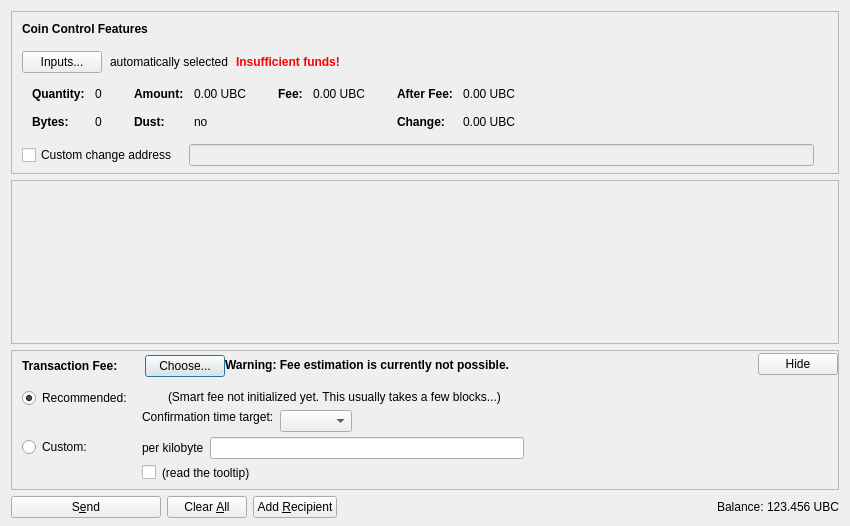
<?xml version="1.0" encoding="UTF-8"?>
<ui version="4.0">
 <class>SendCoinsDialog</class>
 <widget class="QDialog" name="SendCoinsDialog">
  <property name="geometry">
   <rect>
    <x>0</x>
    <y>0</y>
    <width>850</width>
    <height>526</height>
   </rect>
  </property>
  <property name="windowTitle">
   <string>Send Coins</string>
  </property>
  <layout class="QVBoxLayout" name="verticalLayout" stretch="0,1,0,0">
   <property name="bottomMargin">
    <number>8</number>
   </property>
   <item>
    <widget class="QFrame" name="frameCoinControl">
     <property name="sizePolicy">
      <sizepolicy hsizetype="Expanding" vsizetype="Expanding">
       <horstretch>0</horstretch>
       <verstretch>0</verstretch>
      </sizepolicy>
     </property>
     <property name="maximumSize">
      <size>
       <width>16777215</width>
       <height>16777215</height>
      </size>
     </property>
     <property name="frameShape">
      <enum>QFrame::StyledPanel</enum>
     </property>
     <property name="frameShadow">
      <enum>QFrame::Sunken</enum>
     </property>
     <layout class="QVBoxLayout" name="verticalLayoutCoinControl2">
      <property name="spacing">
       <number>0</number>
      </property>
      <property name="leftMargin">
       <number>0</number>
      </property>
      <property name="topMargin">
       <number>0</number>
      </property>
      <property name="rightMargin">
       <number>0</number>
      </property>
      <property name="bottomMargin">
       <number>6</number>
      </property>
      <item>
       <layout class="QVBoxLayout" name="verticalLayoutCoinControl" stretch="0,0,0,0,1">
        <property name="spacing">
         <number>0</number>
        </property>
        <property name="leftMargin">
         <number>10</number>
        </property>
        <property name="topMargin">
         <number>10</number>
        </property>
        <item>
         <layout class="QHBoxLayout" name="horizontalLayoutCoinControl1">
          <property name="bottomMargin">
           <number>15</number>
          </property>
          <item>
           <widget class="QLabel" name="labelCoinControlFeatures">
            <property name="sizePolicy">
             <sizepolicy hsizetype="Preferred" vsizetype="Maximum">
              <horstretch>0</horstretch>
              <verstretch>0</verstretch>
             </sizepolicy>
            </property>
            <property name="font">
             <font>
              <weight>75</weight>
              <bold>true</bold>
             </font>
            </property>
            <property name="styleSheet">
             <string notr="true">font-weight:bold;</string>
            </property>
            <property name="text">
             <string>Coin Control Features</string>
            </property>
           </widget>
          </item>
         </layout>
        </item>
        <item>
         <layout class="QHBoxLayout" name="horizontalLayoutCoinControl2" stretch="0,0,0,0">
          <property name="spacing">
           <number>8</number>
          </property>
          <property name="bottomMargin">
           <number>10</number>
          </property>
          <item>
           <widget class="QPushButton" name="pushButtonCoinControl">
            <property name="styleSheet">
             <string notr="true"/>
            </property>
            <property name="text">
             <string>Inputs...</string>
            </property>
            <property name="autoDefault">
             <bool>false</bool>
            </property>
           </widget>
          </item>
          <item>
           <widget class="QLabel" name="labelCoinControlAutomaticallySelected">
            <property name="text">
             <string>automatically selected</string>
            </property>
            <property name="margin">
             <number>5</number>
            </property>
           </widget>
          </item>
          <item>
           <widget class="QLabel" name="labelCoinControlInsuffFunds">
            <property name="font">
             <font>
              <weight>75</weight>
              <bold>true</bold>
             </font>
            </property>
            <property name="styleSheet">
             <string notr="true">color:red;font-weight:bold;</string>
            </property>
            <property name="text">
             <string>Insufficient funds!</string>
            </property>
            <property name="margin">
             <number>5</number>
            </property>
           </widget>
          </item>
          <item>
           <spacer name="horizontalSpacerCoinControl">
            <property name="orientation">
             <enum>Qt::Horizontal</enum>
            </property>
            <property name="sizeHint" stdset="0">
             <size>
              <width>40</width>
              <height>1</height>
             </size>
            </property>
           </spacer>
          </item>
         </layout>
        </item>
        <item>
         <widget class="QWidget" name="widgetCoinControl" native="true">
          <property name="sizePolicy">
           <sizepolicy hsizetype="Preferred" vsizetype="Preferred">
            <horstretch>0</horstretch>
            <verstretch>0</verstretch>
           </sizepolicy>
          </property>
          <property name="minimumSize">
           <size>
            <width>0</width>
            <height>0</height>
           </size>
          </property>
          <property name="styleSheet">
           <string notr="true"/>
          </property>
          <layout class="QHBoxLayout" name="horizontalLayoutCoinControl5">
           <property name="leftMargin">
            <number>0</number>
           </property>
           <property name="topMargin">
            <number>0</number>
           </property>
           <property name="rightMargin">
            <number>0</number>
           </property>
           <property name="bottomMargin">
            <number>0</number>
           </property>
           <item>
            <layout class="QHBoxLayout" name="horizontalLayoutCoinControl3" stretch="0,0,0,1">
             <property name="spacing">
              <number>20</number>
             </property>
             <property name="topMargin">
              <number>0</number>
             </property>
             <property name="bottomMargin">
              <number>10</number>
             </property>
             <item>
              <layout class="QFormLayout" name="formLayoutCoinControl1">
               <property name="horizontalSpacing">
                <number>10</number>
               </property>
               <property name="verticalSpacing">
                <number>14</number>
               </property>
               <property name="leftMargin">
                <number>10</number>
               </property>
               <property name="topMargin">
                <number>4</number>
               </property>
               <property name="rightMargin">
                <number>6</number>
               </property>
               <item row="0" column="0">
                <widget class="QLabel" name="labelCoinControlQuantityText">
                 <property name="font">
                  <font>
                   <weight>75</weight>
                   <bold>true</bold>
                  </font>
                 </property>
                 <property name="text">
                  <string>Quantity:</string>
                 </property>
                 <property name="margin">
                  <number>0</number>
                 </property>
                </widget>
               </item>
               <item row="0" column="1">
                <widget class="QLabel" name="labelCoinControlQuantity">
                 <property name="cursor">
                  <cursorShape>IBeamCursor</cursorShape>
                 </property>
                 <property name="contextMenuPolicy">
                  <enum>Qt::ActionsContextMenu</enum>
                 </property>
                 <property name="text">
                  <string notr="true">0</string>
                 </property>
                 <property name="margin">
                  <number>0</number>
                 </property>
                 <property name="textInteractionFlags">
                  <set>Qt::LinksAccessibleByMouse|Qt::TextSelectableByKeyboard|Qt::TextSelectableByMouse</set>
                 </property>
                </widget>
               </item>
               <item row="1" column="0">
                <widget class="QLabel" name="labelCoinControlBytesText">
                 <property name="font">
                  <font>
                   <weight>75</weight>
                   <bold>true</bold>
                  </font>
                 </property>
                 <property name="text">
                  <string>Bytes:</string>
                 </property>
                </widget>
               </item>
               <item row="1" column="1">
                <widget class="QLabel" name="labelCoinControlBytes">
                 <property name="cursor">
                  <cursorShape>IBeamCursor</cursorShape>
                 </property>
                 <property name="contextMenuPolicy">
                  <enum>Qt::ActionsContextMenu</enum>
                 </property>
                 <property name="text">
                  <string notr="true">0</string>
                 </property>
                 <property name="textInteractionFlags">
                  <set>Qt::LinksAccessibleByMouse|Qt::TextSelectableByKeyboard|Qt::TextSelectableByMouse</set>
                 </property>
                </widget>
               </item>
              </layout>
             </item>
             <item>
              <layout class="QFormLayout" name="formLayoutCoinControl2">
               <property name="horizontalSpacing">
                <number>10</number>
               </property>
               <property name="verticalSpacing">
                <number>14</number>
               </property>
               <property name="leftMargin">
                <number>6</number>
               </property>
               <property name="topMargin">
                <number>4</number>
               </property>
               <property name="rightMargin">
                <number>6</number>
               </property>
               <item row="0" column="0">
                <widget class="QLabel" name="labelCoinControlAmountText">
                 <property name="font">
                  <font>
                   <weight>75</weight>
                   <bold>true</bold>
                  </font>
                 </property>
                 <property name="text">
                  <string>Amount:</string>
                 </property>
                 <property name="margin">
                  <number>0</number>
                 </property>
                </widget>
               </item>
               <item row="0" column="1">
                <widget class="QLabel" name="labelCoinControlAmount">
                 <property name="cursor">
                  <cursorShape>IBeamCursor</cursorShape>
                 </property>
                 <property name="contextMenuPolicy">
                  <enum>Qt::ActionsContextMenu</enum>
                 </property>
                 <property name="text">
                  <string notr="true">0.00 UBC</string>
                 </property>
                 <property name="textInteractionFlags">
                  <set>Qt::LinksAccessibleByMouse|Qt::TextSelectableByKeyboard|Qt::TextSelectableByMouse</set>
                 </property>
                </widget>
               </item>
               <item row="1" column="0">
                <widget class="QLabel" name="labelCoinControlLowOutputText">
                 <property name="font">
                  <font>
                   <weight>75</weight>
                   <bold>true</bold>
                  </font>
                 </property>
                 <property name="text">
                  <string>Dust:</string>
                 </property>
                </widget>
               </item>
               <item row="1" column="1">
                <widget class="QLabel" name="labelCoinControlLowOutput">
                 <property name="cursor">
                  <cursorShape>IBeamCursor</cursorShape>
                 </property>
                 <property name="contextMenuPolicy">
                  <enum>Qt::ActionsContextMenu</enum>
                 </property>
                 <property name="text">
                  <string notr="true">no</string>
                 </property>
                 <property name="textInteractionFlags">
                  <set>Qt::LinksAccessibleByMouse|Qt::TextSelectableByKeyboard|Qt::TextSelectableByMouse</set>
                 </property>
                </widget>
               </item>
              </layout>
             </item>
             <item>
              <layout class="QFormLayout" name="formLayoutCoinControl3">
               <property name="horizontalSpacing">
                <number>10</number>
               </property>
               <property name="verticalSpacing">
                <number>14</number>
               </property>
               <property name="leftMargin">
                <number>6</number>
               </property>
               <property name="topMargin">
                <number>4</number>
               </property>
               <property name="rightMargin">
                <number>6</number>
               </property>
               <item row="0" column="0">
                <widget class="QLabel" name="labelCoinControlFeeText">
                 <property name="font">
                  <font>
                   <weight>75</weight>
                   <bold>true</bold>
                  </font>
                 </property>
                 <property name="text">
                  <string>Fee:</string>
                 </property>
                 <property name="margin">
                  <number>0</number>
                 </property>
                </widget>
               </item>
               <item row="0" column="1">
                <widget class="QLabel" name="labelCoinControlFee">
                 <property name="cursor">
                  <cursorShape>IBeamCursor</cursorShape>
                 </property>
                 <property name="contextMenuPolicy">
                  <enum>Qt::ActionsContextMenu</enum>
                 </property>
                 <property name="text">
                  <string notr="true">0.00 UBC</string>
                 </property>
                 <property name="textInteractionFlags">
                  <set>Qt::LinksAccessibleByMouse|Qt::TextSelectableByKeyboard|Qt::TextSelectableByMouse</set>
                 </property>
                </widget>
               </item>
              </layout>
             </item>
             <item>
              <layout class="QFormLayout" name="formLayoutCoinControl4">
               <property name="horizontalSpacing">
                <number>10</number>
               </property>
               <property name="verticalSpacing">
                <number>14</number>
               </property>
               <property name="leftMargin">
                <number>6</number>
               </property>
               <property name="topMargin">
                <number>4</number>
               </property>
               <property name="rightMargin">
                <number>6</number>
               </property>
               <item row="0" column="0">
                <widget class="QLabel" name="labelCoinControlAfterFeeText">
                 <property name="font">
                  <font>
                   <weight>75</weight>
                   <bold>true</bold>
                  </font>
                 </property>
                 <property name="text">
                  <string>After Fee:</string>
                 </property>
                 <property name="margin">
                  <number>0</number>
                 </property>
                </widget>
               </item>
               <item row="0" column="1">
                <widget class="QLabel" name="labelCoinControlAfterFee">
                 <property name="cursor">
                  <cursorShape>IBeamCursor</cursorShape>
                 </property>
                 <property name="contextMenuPolicy">
                  <enum>Qt::ActionsContextMenu</enum>
                 </property>
                 <property name="text">
                  <string notr="true">0.00 UBC</string>
                 </property>
                 <property name="textInteractionFlags">
                  <set>Qt::LinksAccessibleByMouse|Qt::TextSelectableByKeyboard|Qt::TextSelectableByMouse</set>
                 </property>
                </widget>
               </item>
               <item row="1" column="0">
                <widget class="QLabel" name="labelCoinControlChangeText">
                 <property name="font">
                  <font>
                   <weight>75</weight>
                   <bold>true</bold>
                  </font>
                 </property>
                 <property name="text">
                  <string>Change:</string>
                 </property>
                </widget>
               </item>
               <item row="1" column="1">
                <widget class="QLabel" name="labelCoinControlChange">
                 <property name="cursor">
                  <cursorShape>IBeamCursor</cursorShape>
                 </property>
                 <property name="contextMenuPolicy">
                  <enum>Qt::ActionsContextMenu</enum>
                 </property>
                 <property name="text">
                  <string notr="true">0.00 UBC</string>
                 </property>
                 <property name="textInteractionFlags">
                  <set>Qt::LinksAccessibleByMouse|Qt::TextSelectableByKeyboard|Qt::TextSelectableByMouse</set>
                 </property>
                </widget>
               </item>
              </layout>
             </item>
            </layout>
           </item>
          </layout>
         </widget>
        </item>
        <item>
         <layout class="QHBoxLayout" name="horizontalLayoutCoinControl4" stretch="0,0,0">
          <property name="spacing">
           <number>12</number>
          </property>
          <property name="sizeConstraint">
           <enum>QLayout::SetDefaultConstraint</enum>
          </property>
          <property name="topMargin">
           <number>5</number>
          </property>
          <property name="rightMargin">
           <number>5</number>
          </property>
          <item>
           <widget class="QCheckBox" name="checkBoxCoinControlChange">
            <property name="toolTip">
             <string>If this is activated, but the change address is empty or invalid, change will be sent to a newly generated address.</string>
            </property>
            <property name="text">
             <string>Custom change address</string>
            </property>
           </widget>
          </item>
          <item>
           <widget class="QValidatedLineEdit" name="lineEditCoinControlChange">
            <property name="enabled">
             <bool>false</bool>
            </property>
            <property name="sizePolicy">
             <sizepolicy hsizetype="Expanding" vsizetype="Fixed">
              <horstretch>0</horstretch>
              <verstretch>0</verstretch>
             </sizepolicy>
            </property>
           </widget>
          </item>
          <item>
           <widget class="QLabel" name="labelCoinControlChangeLabel">
            <property name="sizePolicy">
             <sizepolicy hsizetype="Preferred" vsizetype="Expanding">
              <horstretch>0</horstretch>
              <verstretch>0</verstretch>
             </sizepolicy>
            </property>
            <property name="minimumSize">
             <size>
              <width>0</width>
              <height>0</height>
             </size>
            </property>
            <property name="text">
             <string/>
            </property>
            <property name="margin">
             <number>3</number>
            </property>
           </widget>
          </item>
         </layout>
        </item>
        <item>
         <spacer name="verticalSpacerCoinControl">
          <property name="orientation">
           <enum>Qt::Vertical</enum>
          </property>
          <property name="sizeHint" stdset="0">
           <size>
            <width>800</width>
            <height>1</height>
           </size>
          </property>
         </spacer>
        </item>
       </layout>
      </item>
     </layout>
    </widget>
   </item>
   <item>
    <widget class="QScrollArea" name="scrollArea">
     <property name="widgetResizable">
      <bool>true</bool>
     </property>
     <widget class="QWidget" name="scrollAreaWidgetContents">
      <property name="geometry">
       <rect>
        <x>0</x>
        <y>0</y>
        <width>830</width>
        <height>104</height>
       </rect>
      </property>
      <layout class="QVBoxLayout" name="verticalLayout_2" stretch="0,1">
       <property name="leftMargin">
        <number>0</number>
       </property>
       <property name="topMargin">
        <number>0</number>
       </property>
       <property name="rightMargin">
        <number>0</number>
       </property>
       <property name="bottomMargin">
        <number>0</number>
       </property>
       <item>
        <layout class="QVBoxLayout" name="entries">
         <property name="spacing">
          <number>6</number>
         </property>
        </layout>
       </item>
       <item>
        <spacer name="verticalSpacer">
         <property name="orientation">
          <enum>Qt::Vertical</enum>
         </property>
         <property name="sizeHint" stdset="0">
          <size>
           <width>20</width>
           <height>40</height>
          </size>
         </property>
        </spacer>
       </item>
      </layout>
     </widget>
    </widget>
   </item>
   <item>
    <widget class="QFrame" name="frameFee">
     <property name="sizePolicy">
      <sizepolicy hsizetype="Expanding" vsizetype="Expanding">
       <horstretch>0</horstretch>
       <verstretch>0</verstretch>
      </sizepolicy>
     </property>
     <property name="maximumSize">
      <size>
       <width>16777215</width>
       <height>16777215</height>
      </size>
     </property>
     <property name="frameShape">
      <enum>QFrame::StyledPanel</enum>
     </property>
     <property name="frameShadow">
      <enum>QFrame::Sunken</enum>
     </property>
     <layout class="QVBoxLayout" name="verticalLayoutFee1">
      <property name="spacing">
       <number>0</number>
      </property>
      <property name="leftMargin">
       <number>0</number>
      </property>
      <property name="topMargin">
       <number>0</number>
      </property>
      <property name="rightMargin">
       <number>0</number>
      </property>
      <property name="bottomMargin">
       <number>0</number>
      </property>
      <item>
       <layout class="QVBoxLayout" name="verticalLayoutFee2" stretch="0,0,0">
        <property name="spacing">
         <number>0</number>
        </property>
        <property name="leftMargin">
         <number>10</number>
        </property>
        <property name="topMargin">
         <number>0</number>
        </property>
        <item>
         <layout class="QHBoxLayout" name="horizontalLayoutFee1">
          <property name="bottomMargin">
           <number>0</number>
          </property>
          <item>
           <layout class="QVBoxLayout" name="verticalLayoutFee7">
            <property name="spacing">
             <number>0</number>
            </property>
            <item>
             <spacer name="verticalSpacerSmartFee">
              <property name="orientation">
               <enum>Qt::Vertical</enum>
              </property>
              <property name="sizeType">
               <enum>QSizePolicy::Fixed</enum>
              </property>
              <property name="sizeHint" stdset="0">
               <size>
                <width>1</width>
                <height>4</height>
               </size>
              </property>
             </spacer>
            </item>
            <item>
             <layout class="QHBoxLayout" name="horizontalLayoutSmartFee">
              <property name="spacing">
               <number>10</number>
              </property>
              <item>
               <widget class="QLabel" name="labelFeeHeadline">
                <property name="sizePolicy">
                 <sizepolicy hsizetype="Preferred" vsizetype="Maximum">
                  <horstretch>0</horstretch>
                  <verstretch>0</verstretch>
                 </sizepolicy>
                </property>
                <property name="font">
                 <font>
                  <weight>75</weight>
                  <bold>true</bold>
                 </font>
                </property>
                <property name="styleSheet">
                 <string notr="true">font-weight:bold;</string>
                </property>
                <property name="text">
                 <string>Transaction Fee:</string>
                </property>
               </widget>
              </item>
              <item>
               <widget class="QLabel" name="labelFeeMinimized">
                <property name="text">
                 <string/>
                </property>
               </widget>
              </item>
              <item>
               <widget class="QPushButton" name="buttonChooseFee">
                <property name="text">
                 <string>Choose...</string>
                </property>
               </widget>
              </item>
             </layout>
            </item>
            <item>
             <spacer name="verticalSpacer_5">
              <property name="orientation">
               <enum>Qt::Vertical</enum>
              </property>
              <property name="sizeHint" stdset="0">
               <size>
                <width>1</width>
                <height>1</height>
               </size>
              </property>
             </spacer>
            </item>
           </layout>
          </item>
          <item>
           <widget class="QLabel" name="fallbackFeeWarningLabel">
            <property name="toolTip">
             <string>Using the fallbackfee can result in sending a transaction that will take several hours or days (or never) to confirm. Consider choosing your fee manually or wait until you have validated the complete chain.</string>
            </property>
            <property name="font">
            <font>
                <weight>75</weight>
                <bold>true</bold>
            </font>
            </property>
            <property name="text">
             <string>Warning: Fee estimation is currently not possible.</string>
            </property>
            <property name="wordWrap">
             <bool>false</bool>
            </property>
           </widget>
          </item>
          <item>
           <spacer name="horizontalSpacer_4">
            <property name="orientation">
             <enum>Qt::Horizontal</enum>
            </property>
            <property name="sizeType">
             <enum>QSizePolicy::MinimumExpanding</enum>
            </property>
            <property name="sizeHint" stdset="0">
             <size>
              <width>40</width>
              <height>20</height>
             </size>
            </property>
           </spacer>
          </item>
          <item>
           <widget class="QPushButton" name="buttonMinimizeFee">
            <property name="toolTip">
             <string>collapse fee-settings</string>
            </property>
            <property name="text">
             <string>Hide</string>
            </property>
           </widget>
          </item>
         </layout>
        </item>
        <item>
         <widget class="QFrame" name="frameFeeSelection">
          <layout class="QVBoxLayout" name="verticalLayoutFee12">
           <property name="spacing">
            <number>0</number>
           </property>
           <property name="leftMargin">
            <number>0</number>
           </property>
           <property name="topMargin">
            <number>0</number>
           </property>
           <property name="rightMargin">
            <number>0</number>
           </property>
           <property name="bottomMargin">
            <number>0</number>
           </property>
           <item>
            <layout class="QGridLayout" name="gridLayoutFee">
             <property name="topMargin">
              <number>10</number>
             </property>
             <property name="bottomMargin">
              <number>4</number>
             </property>
             <property name="horizontalSpacing">
              <number>10</number>
             </property>
             <property name="verticalSpacing">
              <number>4</number>
             </property>
             <item row="1" column="1">
              <layout class="QVBoxLayout" name="verticalLayoutFee8">
               <property name="spacing">
                <number>6</number>
               </property>
               <item>
                <layout class="QHBoxLayout" name="horizontalLayoutFee13">
                 <item>
                  <widget class="QLabel" name="labelCustomPerKilobyte">
                   <property name="toolTip">
                    <string>Specify a custom fee per kB (1,000 bytes) of the transaction's virtual size.

Note:  Since the fee is calculated on a per-byte basis, a fee of "100 satoshis per kB" for a transaction size of 500 bytes (half of 1 kB) would ultimately yield a fee of only 50 satoshis.</string>
                   </property>
                   <property name="text">
                    <string>per kilobyte</string>
                   </property>
                  </widget>
                 </item>
                 <item>
                  <widget class="BitcoinAmountField" name="customFee"/>
                 </item>
                 <item>
                  <spacer name="horizontalSpacer_6">
                   <property name="orientation">
                    <enum>Qt::Horizontal</enum>
                   </property>
                   <property name="sizeHint" stdset="0">
                    <size>
                     <width>1</width>
                     <height>1</height>
                    </size>
                   </property>
                  </spacer>
                 </item>
                </layout>
               </item>
               <item>
                <layout class="QHBoxLayout" name="horizontalLayoutFee8">
                 <item>
                  <widget class="QCheckBox" name="checkBoxMinimumFee">
                   <property name="toolTip">
                    <string>Paying only the minimum fee is just fine as long as there is less transaction volume than space in the blocks. But be aware that this can end up in a never confirming transaction once there is more demand for ultrablock transactions than the network can process.</string>
                   </property>
                   <property name="text">
                    <string/>
                   </property>
                  </widget>
                 </item>
                 <item>
                  <widget class="QLabel" name="labelMinFeeWarning">
                   <property name="enabled">
                    <bool>true</bool>
                   </property>
                   <property name="toolTip">
                    <string>Paying only the minimum fee is just fine as long as there is less transaction volume than space in the blocks. But be aware that this can end up in a never confirming transaction once there is more demand for ultrablock transactions than the network can process.</string>
                   </property>
                   <property name="text">
                    <string>(read the tooltip)</string>
                   </property>
                   <property name="margin">
                    <number>5</number>
                   </property>
                  </widget>
                 </item>
                 <item>
                  <spacer name="horizontalSpacer_2">
                   <property name="orientation">
                    <enum>Qt::Horizontal</enum>
                   </property>
                   <property name="sizeHint" stdset="0">
                    <size>
                     <width>1</width>
                     <height>1</height>
                    </size>
                   </property>
                  </spacer>
                 </item>
                </layout>
               </item>
              </layout>
             </item>
             <item row="0" column="0">
              <layout class="QVBoxLayout" name="verticalLayoutFee4" stretch="0,1">
               <item>
                <widget class="QRadioButton" name="radioSmartFee">
                 <property name="text">
                  <string>Recommended:</string>
                 </property>
                 <property name="checked">
                  <bool>true</bool>
                 </property>
                 <attribute name="buttonGroup">
                  <string notr="true">groupFee</string>
                 </attribute>
                </widget>
               </item>
               <item>
                <spacer name="verticalSpacer_2">
                 <property name="orientation">
                  <enum>Qt::Vertical</enum>
                 </property>
                 <property name="sizeHint" stdset="0">
                  <size>
                   <width>1</width>
                   <height>1</height>
                  </size>
                 </property>
                </spacer>
               </item>
              </layout>
             </item>
             <item row="1" column="0">
              <layout class="QVBoxLayout" name="verticalLayoutFee9" stretch="0,1">
               <item>
                <widget class="QRadioButton" name="radioCustomFee">
                 <property name="text">
                  <string>Custom:</string>
                 </property>
                 <attribute name="buttonGroup">
                  <string notr="true">groupFee</string>
                 </attribute>
                </widget>
               </item>
               <item>
                <spacer name="verticalSpacer_6">
                 <property name="orientation">
                  <enum>Qt::Vertical</enum>
                 </property>
                 <property name="sizeHint" stdset="0">
                  <size>
                   <width>1</width>
                   <height>1</height>
                  </size>
                 </property>
                </spacer>
               </item>
              </layout>
             </item>
             <item row="0" column="1">
              <layout class="QVBoxLayout" name="verticalLayoutFee3" stretch="0,0,1">
               <property name="spacing">
                <number>6</number>
               </property>
               <property name="topMargin">
                <number>2</number>
               </property>
               <item>
                <layout class="QHBoxLayout" name="horizontalLayoutFee12">
                 <item>
                  <widget class="QLabel" name="labelSmartFee">
                   <property name="text">
                    <string/>
                   </property>
                   <property name="margin">
                    <number>2</number>
                   </property>
                  </widget>
                 </item>
                 <item>
                  <widget class="QLabel" name="labelFeeEstimation">
                   <property name="text">
                    <string/>
                   </property>
                  </widget>
                 </item>
                 <item>
                  <widget class="QLabel" name="labelSmartFee2">
                   <property name="text">
                    <string>(Smart fee not initialized yet. This usually takes a few blocks...)</string>
                   </property>
                   <property name="margin">
                    <number>2</number>
                   </property>
                  </widget>
                 </item>
                 <item>
                  <spacer name="horizontalSpacer_5">
                   <property name="orientation">
                    <enum>Qt::Horizontal</enum>
                   </property>
                   <property name="sizeHint" stdset="0">
                    <size>
                     <width>1</width>
                     <height>1</height>
                    </size>
                   </property>
                  </spacer>
                 </item>
                </layout>
               </item>
               <item>
                <layout class="QHBoxLayout" name="horizontalLayoutFee9">
                 <item>
                  <layout class="QVBoxLayout" name="verticalLayoutFee6">
                   <item>
                    <widget class="QLabel" name="labelSmartFee3">
                     <property name="text">
                      <string>Confirmation time target:</string>
                     </property>
                     <property name="margin">
                      <number>2</number>
                     </property>
                    </widget>
                   </item>
                   <item>
                    <spacer name="verticalSpacer_3">
                     <property name="orientation">
                      <enum>Qt::Vertical</enum>
                     </property>
                     <property name="sizeHint" stdset="0">
                      <size>
                       <width>1</width>
                       <height>1</height>
                      </size>
                     </property>
                    </spacer>
                   </item>
                  </layout>
                 </item>
                 <item>
                  <layout class="QVBoxLayout" name="verticalLayoutFee5">
                   <property name="rightMargin">
                    <number>30</number>
                   </property>
                   <item>
                    <layout class="QHBoxLayout" name="horizontalLayoutConfTarget">
                     <property name="bottomMargin">
                      <number>0</number>
                     </property>
                     <item>
                      <widget class="QComboBox" name="confTargetSelector"/>
                     </item>
                     <item>
                      <spacer name="horizontalSpacerConfTarget">
                       <property name="orientation">
                        <enum>Qt::Horizontal</enum>
                       </property>
                       <property name="sizeHint" stdset="0">
                        <size>
                         <width>40</width>
                         <height>20</height>
                        </size>
                       </property>
                      </spacer>
                     </item>
                    </layout>
                   </item>
                  </layout>
                 </item>
                </layout>
               </item>
               <item>
                <spacer name="verticalSpacer_4">
                 <property name="orientation">
                  <enum>Qt::Vertical</enum>
                 </property>
                 <property name="sizeHint" stdset="0">
                  <size>
                   <width>1</width>
                   <height>1</height>
                  </size>
                 </property>
                </spacer>
               </item>
              </layout>
             </item>
            </layout>
           </item>
          </layout>
         </widget>
        </item>
        <item>
         <spacer name="verticalSpacerFee">
          <property name="orientation">
           <enum>Qt::Vertical</enum>
          </property>
          <property name="sizeHint" stdset="0">
           <size>
            <width>40</width>
            <height>5</height>
           </size>
          </property>
         </spacer>
        </item>
       </layout>
      </item>
     </layout>
    </widget>
   </item>
   <item>
    <layout class="QHBoxLayout" name="horizontalLayout">
     <item>
      <widget class="QPushButton" name="sendButton">
       <property name="minimumSize">
        <size>
         <width>150</width>
         <height>0</height>
        </size>
       </property>
       <property name="toolTip">
        <string>Confirm the send action</string>
       </property>
       <property name="text">
        <string>S&amp;end</string>
       </property>
       <property name="icon">
        <iconset resource="../bitcoin.qrc">
         <normaloff>:/icons/send</normaloff>:/icons/send</iconset>
       </property>
       <property name="autoDefault">
        <bool>false</bool>
       </property>
       <property name="default">
        <bool>false</bool>
       </property>
      </widget>
     </item>
     <item>
      <widget class="QPushButton" name="clearButton">
       <property name="sizePolicy">
        <sizepolicy hsizetype="Minimum" vsizetype="Fixed">
         <horstretch>0</horstretch>
         <verstretch>0</verstretch>
        </sizepolicy>
       </property>
       <property name="toolTip">
        <string>Clear all fields of the form.</string>
       </property>
       <property name="text">
        <string>Clear &amp;All</string>
       </property>
       <property name="icon">
        <iconset resource="../bitcoin.qrc">
         <normaloff>:/icons/remove</normaloff>:/icons/remove</iconset>
       </property>
       <property name="autoDefault">
        <bool>false</bool>
       </property>
      </widget>
     </item>
     <item>
      <widget class="QPushButton" name="addButton">
       <property name="toolTip">
        <string>Send to multiple recipients at once</string>
       </property>
       <property name="text">
        <string>Add &amp;Recipient</string>
       </property>
       <property name="icon">
        <iconset resource="../bitcoin.qrc">
         <normaloff>:/icons/add</normaloff>:/icons/add</iconset>
       </property>
       <property name="autoDefault">
        <bool>false</bool>
       </property>
      </widget>
     </item>
     <item>
      <spacer name="horizontalSpacer">
       <property name="orientation">
        <enum>Qt::Horizontal</enum>
       </property>
       <property name="sizeHint" stdset="0">
        <size>
         <width>40</width>
         <height>20</height>
        </size>
       </property>
      </spacer>
     </item>
     <item>
      <layout class="QHBoxLayout" name="horizontalLayout_2">
       <property name="spacing">
        <number>3</number>
       </property>
       <item>
        <widget class="QLabel" name="label">
         <property name="sizePolicy">
          <sizepolicy hsizetype="Preferred" vsizetype="Fixed">
           <horstretch>0</horstretch>
           <verstretch>0</verstretch>
          </sizepolicy>
         </property>
         <property name="text">
          <string>Balance:</string>
         </property>
        </widget>
       </item>
       <item>
        <widget class="QLabel" name="labelBalance">
         <property name="sizePolicy">
          <sizepolicy hsizetype="Preferred" vsizetype="Fixed">
           <horstretch>0</horstretch>
           <verstretch>0</verstretch>
          </sizepolicy>
         </property>
         <property name="cursor">
          <cursorShape>IBeamCursor</cursorShape>
         </property>
         <property name="text">
          <string notr="true">123.456 UBC</string>
         </property>
         <property name="textInteractionFlags">
          <set>Qt::LinksAccessibleByMouse|Qt::TextSelectableByKeyboard|Qt::TextSelectableByMouse</set>
         </property>
        </widget>
       </item>
      </layout>
     </item>
    </layout>
   </item>
  </layout>
 </widget>
 <customwidgets>
  <customwidget>
   <class>QValidatedLineEdit</class>
   <extends>QLineEdit</extends>
   <header>qt/qvalidatedlineedit.h</header>
  </customwidget>
  <customwidget>
   <class>BitcoinAmountField</class>
   <extends>QLineEdit</extends>
   <header>qt/bitcoinamountfield.h</header>
   <container>1</container>
  </customwidget>
 </customwidgets>
 <resources>
  <include location="../bitcoin.qrc"/>
 </resources>
 <connections/>
 <buttongroups>
  <buttongroup name="groupFee"/>
 </buttongroups>
</ui>
